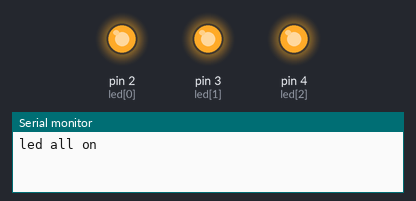
The sketch below on a simulated Arduino Uno, built with avr-gcc and run on an emulated ATmega328P. On the bench: output pins drawn as LEDs (lit = HIGH), the last lines printed to the serial monitor.

Above: at 0.5 s.
At 1.5 s:
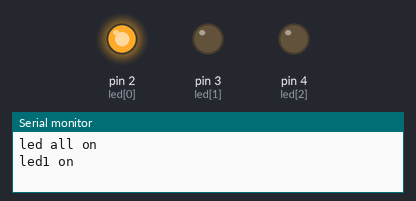
At 2.5 s:
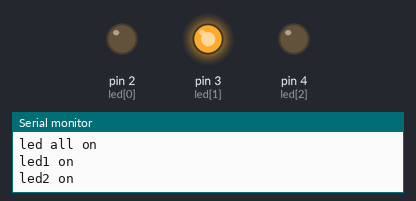
At 3.5 s:
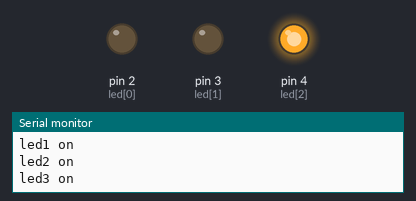
Timing chart, 0 to 5.2 s (numbered marks = the images above):
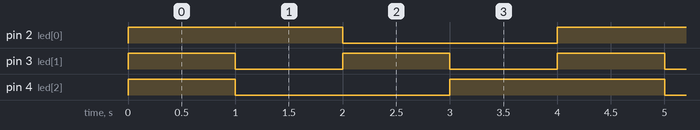

The sketch:

led3.ino
```cpp
int led[]={2,3,4};


 void setup()
{
   pinMode(led[0], OUTPUT);
   pinMode(led[1], OUTPUT);
   pinMode(led[2], OUTPUT);
   Serial.begin(9600);
}

void loop()
{
  for(;;)
  {
  Serial.println("led all on");
  digitalWrite(led[0], HIGH);
  digitalWrite(led[1], HIGH);
  digitalWrite(led[2], HIGH);
  delay(1000);

  Serial.println("led1 on");
  digitalWrite(led[1], LOW);
  digitalWrite(led[2], LOW);
  delay(1000);

  Serial.println("led2 on");
  digitalWrite(led[1], HIGH);
  digitalWrite(led[0], LOW);
  delay(1000);

  Serial.println("led3 on");
  digitalWrite(led[2], HIGH);
  digitalWrite(led[1], LOW);
  delay(1000);
  };
}
```

hello.c
```cpp

```

Measured:
- by itself, pin 2 (led[0]): alternates HIGH for 2.0 s and LOW for 2.0 s
- by itself, pin 3 (led[1]): alternates HIGH for 1.0 s and LOW for 1.0 s
- by itself, pin 4 (led[2]): repeats every 4.0 s: LOW 2.0 s, HIGH 2.0 s
